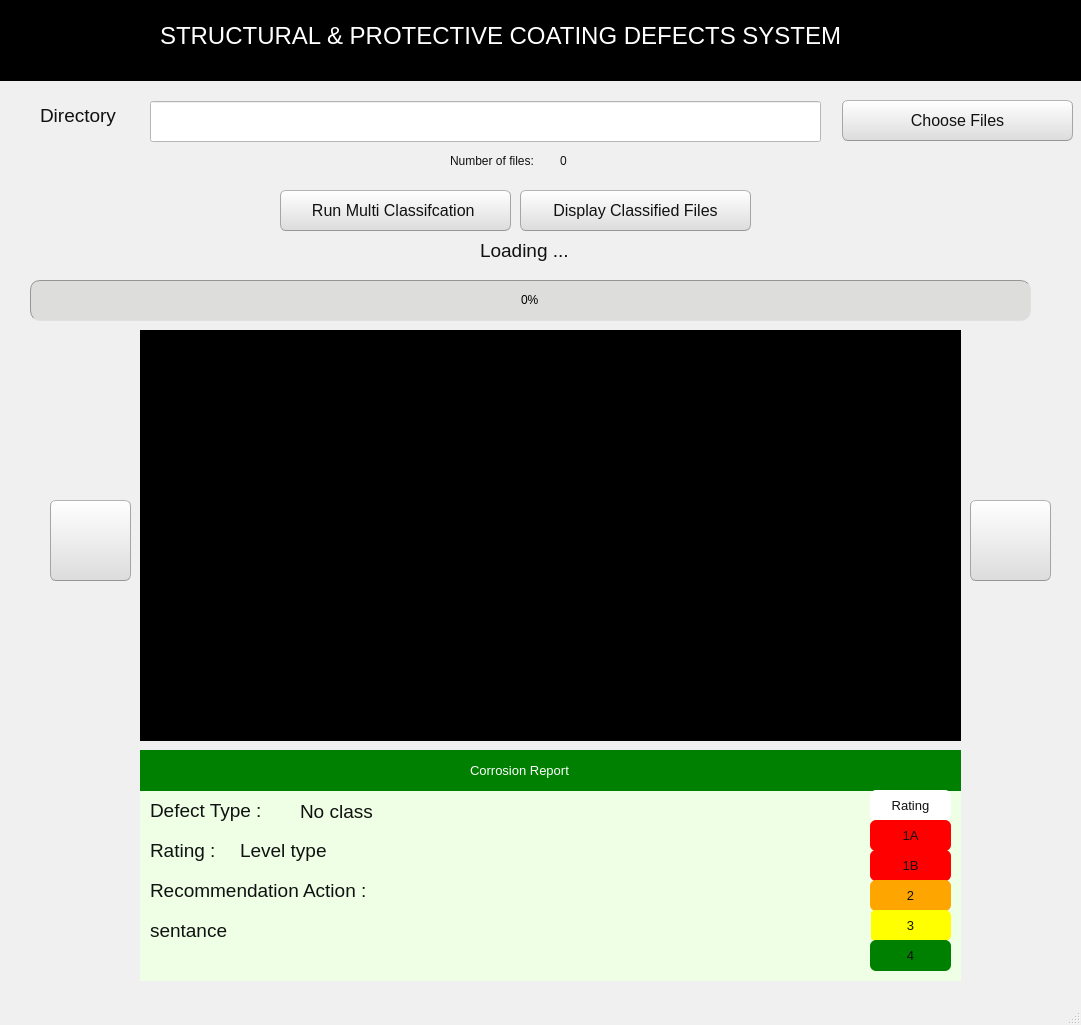
<?xml version="1.0" encoding="UTF-8"?>
<ui version="4.0">
 <class>MainWindow</class>
 <widget class="QMainWindow" name="MainWindow">
  <property name="geometry">
   <rect>
    <x>0</x>
    <y>0</y>
    <width>1081</width>
    <height>1025</height>
   </rect>
  </property>
  <property name="windowTitle">
   <string>MainWindow</string>
  </property>
  <property name="styleSheet">
   <string notr="true">QMainWindow {
	background-color:#f0f0f0;
}
QCheckBox {
	padding:2px;
}
QCheckBox:hover {
	border-radius:4px;
	border-style:solid;
	border-width:1px;
	padding-left: 1px;
	padding-right: 1px;
	padding-bottom: 1px;
	padding-top: 1px;
	border-color: rgb(255,150,60);
	background-color:qlineargradient(spread:pad, x1:0.5, y1:1, x2:0.5, y2:0, stop:0 rgba(190, 90, 50, 50), stop:1 rgba(250, 130, 40, 50));
}
QCheckBox::indicator:checked {
	border-radius:4px;
	border-style:solid;
	border-width:1px;
	border-color: rgb(246, 134, 86);
  	background-color:rgb(246, 134, 86)
}
QCheckBox::indicator:unchecked {
	border-radius:4px;
	border-style:solid;
	border-width:1px;
	border-color:rgb(246, 134, 86);
  	background-color:rgb(255,255,255);
}
QColorDialog {
	background-color:#f0f0f0;
}
QComboBox {
	color:rgb(81,72,65);
	background: #ffffff;
}
QComboBox:editable {
	background: #ffffff;
	color: rgb(81,72,65);
	selection-color:rgb(81,72,65);
	selection-background-color: #ffffff;
}
QComboBox QAbstractItemView {
	color:rgb(81,72,65);	
	background: #ffffff;
	selection-color: #ffffff;
	selection-background-color: rgb(246, 134, 86);
}
QComboBox:!editable:on, QComboBox::drop-down:editable:on {
	color:  #1e1d23;	
	background: #ffffff;
}
QDateTimeEdit {
	color:rgb(81,72,65);
	background-color: #ffffff;
}
QDateEdit {
	color:rgb(81,72,65);
	background-color: #ffffff;
}
QDialog {
	background-color:#f0f0f0;
}
QDoubleSpinBox {
	color:rgb(81,72,65);
	background-color: #ffffff;
}
QFontComboBox {
	color:rgb(81,72,65);
	background-color: #ffffff;
}
QLabel {
	color:rgb(17,17,17);
}
QLineEdit {
	background-color:rgb(255,255,255);
	selection-background-color:rgb(236,116,64);
	color:rgb(17,17,17);
}
QMenuBar {
	color:rgb(223,219,210);
	background-color:rgb(65,64,59);
}
QMenuBar::item {
	padding-top:4px;
	padding-left:4px;
	padding-right:4px;
	color:rgb(223,219,210);
	background-color:rgb(65,64,59);
}
QMenuBar::item:selected {
	color:rgb(255,255,255);
	padding-top:2px;
	padding-left:2px;
	padding-right:2px;
	border-top-width:2px;
	border-left-width:2px;
	border-right-width:2px;
	border-top-right-radius:4px;
	border-top-left-radius:4px;
	border-style:solid;
	background-color:rgb(65,64,59);
	border-top-color: rgb(47,47,44);
	border-right-color: qlineargradient(spread:pad, x1:0, y1:1, x2:1, y2:0, stop:0 rgba(90, 87, 78, 255), stop:1 rgba(47,47,44, 255));
	border-left-color:  qlineargradient(spread:pad, x1:1, y1:0, x2:0, y2:0, stop:0 rgba(90, 87, 78, 255), stop:1 rgba(47,47,44, 255));
}
QMenu {
	color:rgb(223,219,210);
	background-color:rgb(65,64,59);
}
QMenu::item {
	color:rgb(223,219,210);
	padding-left:20px;
	padding-top:4px;
	padding-bottom:4px;
	padding-right:10px;
}
QMenu::item:selected {
	color:rgb(255,255,255);
	background-color: qlineargradient(spread:pad, x1:0.5, y1:1, x2:0.5, y2:0, stop:0 rgba(225, 108, 54, 255), stop:1 rgba(246, 134, 86, 255));
	border-style:solid;
	border-width:3px;
	padding-left:17px;
	padding-top:4px;
	padding-bottom:4px;
	padding-right:7px;
	border-bottom-color:qlineargradient(spread:pad, x1:0.5, y1:1, x2:0.5, y2:0, stop:0 rgba(175,85,48,255), stop:1 rgba(236,114,67, 255));
	border-top-color:qlineargradient(spread:pad, x1:0.5, y1:1, x2:0.5, y2:0, stop:0 rgba(253,156,113,255), stop:1 rgba(205,90,46, 255));
	border-right-color:qlineargradient(spread:pad, x1:0, y1:0.5, x2:1, y2:0.5, stop:0 rgba(253,156,113,255), stop:1 rgba(205,90,46, 255));
	border-left-color:qlineargradient(spread:pad, x1:1, y1:0.5, x2:0, y2:0.5, stop:0 rgba(253,156,113,255), stop:1 rgba(205,90,46, 255));
}
QPlainTextEdit {
	border-width: 1px;
	border-style: solid;
	border-color:transparent;
	color:rgb(17,17,17);
	selection-background-color:rgb(236,116,64);
}
QProgressBar {
	text-align: center;
	color: rgb(0, 0, 0);
	border-width: 1px; 
	border-radius: 10px;
	border-style: inset;
	border-color: rgb(150,150,150);
	background-color:rgb(221,221,219);
}
QProgressBar::chunk:horizontal {
	background-color: qlineargradient(spread:pad, x1:0.5, y1:1, x2:0.5, y2:0, stop:0 rgba(225, 108, 54, 255), stop:1 rgba(246, 134, 86, 255));
	border-style: solid;
	border-radius:8px;
	border-width:1px;
	border-bottom-color:qlineargradient(spread:pad, x1:0.5, y1:1, x2:0.5, y2:0, stop:0 rgba(175,85,48,255), stop:1 rgba(236,114,67, 255));
	border-top-color:qlineargradient(spread:pad, x1:0.5, y1:1, x2:0.5, y2:0, stop:0 rgba(253,156,113,255), stop:1 rgba(205,90,46, 255));
	border-right-color:qlineargradient(spread:pad, x1:0, y1:0.5, x2:1, y2:0.5, stop:0 rgba(253,156,113,255), stop:1 rgba(205,90,46, 255));
	border-left-color:qlineargradient(spread:pad, x1:1, y1:0.5, x2:0, y2:0.5, stop:0 rgba(253,156,113,255), stop:1 rgba(205,90,46, 255));
}
QPushButton{
	color:rgb(17,17,17);
	border-width: 1px;
	border-radius: 6px;
	border-bottom-color: rgb(150,150,150);
	border-right-color: rgb(165,165,165);
	border-left-color: rgb(165,165,165);
	border-top-color: rgb(180,180,180);
	border-style: solid;
	padding: 4px;
	background-color: qlineargradient(spread:pad, x1:0.5, y1:1, x2:0.5, y2:0, stop:0 rgba(220, 220, 220, 255), stop:1 rgba(255, 255, 255, 255));
}
QPushButton:hover{
	color:rgb(17,17,17);
	border-width: 1px;
	border-radius:6px;
	border-top-color: rgb(255,150,60);
	border-right-color: qlineargradient(spread:pad, x1:0, y1:1, x2:1, y2:0, stop:0 rgba(200, 70, 20, 255), stop:1 rgba(255,150,60, 255));
	border-left-color:  qlineargradient(spread:pad, x1:1, y1:0, x2:0, y2:0, stop:0 rgba(200, 70, 20, 255), stop:1 rgba(255,150,60, 255));
	border-bottom-color: rgb(200,70,20);
	border-style: solid;
	padding: 2px;
	background-color: qlineargradient(spread:pad, x1:0.5, y1:1, x2:0.5, y2:0, stop:0 rgba(220, 220, 220, 255), stop:1 rgba(255, 255, 255, 255));
}
QPushButton:default{
	color:rgb(17,17,17);
	border-width: 1px;
	border-radius:6px;
	border-top-color: rgb(255,150,60);
	border-right-color: qlineargradient(spread:pad, x1:0, y1:1, x2:1, y2:0, stop:0 rgba(200, 70, 20, 255), stop:1 rgba(255,150,60, 255));
	border-left-color:  qlineargradient(spread:pad, x1:1, y1:0, x2:0, y2:0, stop:0 rgba(200, 70, 20, 255), stop:1 rgba(255,150,60, 255));
	border-bottom-color: rgb(200,70,20);
	border-style: solid;
	padding: 2px;
	background-color: qlineargradient(spread:pad, x1:0.5, y1:1, x2:0.5, y2:0, stop:0 rgba(220, 220, 220, 255), stop:1 rgba(255, 255, 255, 255));
}
QPushButton:pressed{
	color:rgb(17,17,17);
	border-width: 1px;
	border-radius: 6px;
	border-width: 1px;
	border-top-color: rgba(255,150,60,200);
	border-right-color: qlineargradient(spread:pad, x1:0, y1:1, x2:1, y2:0, stop:0 rgba(200, 70, 20, 255), stop:1 rgba(255,150,60, 200));
	border-left-color:  qlineargradient(spread:pad, x1:1, y1:0, x2:0, y2:0, stop:0 rgba(200, 70, 20, 255), stop:1 rgba(255,150,60, 200));
	border-bottom-color: rgba(200,70,20,200);
	border-style: solid;
	padding: 2px;
	background-color: qlineargradient(spread:pad, x1:0.5, y1:0, x2:0.5, y2:1, stop:0 rgba(220, 220, 220, 255), stop:1 rgba(255, 255, 255, 255));
}
QPushButton:disabled{
	color:rgb(174,167,159);
	border-width: 1px;
	border-radius: 6px;
	background-color: qlineargradient(spread:pad, x1:0.5, y1:1, x2:0.5, y2:0, stop:0 rgba(200, 200, 200, 255), stop:1 rgba(230, 230, 230, 255));
}
QRadioButton {
	padding: 1px;
}
QRadioButton::indicator:checked {
	height: 10px;
	width: 10px;
	border-style:solid;
	border-radius:5px;
	border-width: 1px;
	border-color: rgba(246, 134, 86, 255);
	color: #a9b7c6;
	background-color:rgba(246, 134, 86, 255);
}
QRadioButton::indicator:!checked {
	height: 10px;
	width: 10px;
	border-style:solid;
	border-radius:5px;
	border-width: 1px;
	border-color: rgb(246, 134, 86);
	color: #a9b7c6;
	background-color: transparent;
}
QScrollArea {
	color: #FFFFFF;
	background-color:#f0f0f0;
}
QSlider::groove {
	border-style: solid;
	border-width: 1px;
	border-color: rgb(207,207,207);
}
QSlider::groove:horizontal {
	height: 5px;
	background: rgb(246, 134, 86);
}
QSlider::groove:vertical {
	width: 5px;
	background: rgb(246, 134, 86);
}
QSlider::handle:horizontal {
	background: rgb(253,253,253);
	border-style: solid;
	border-width: 1px;
	border-color: rgb(207,207,207);
	width: 12px;
	margin: -5px 0;
	border-radius: 7px;
}
QSlider::handle:vertical {
	background: rgb(253,253,253);
	border-style: solid;
	border-width: 1px;
	border-color: rgb(207,207,207);
	height: 12px;
	margin: 0 -5px;
	border-radius: 7px;
}
QSlider::add-page:horizontal {
 	background: white;
}
QSlider::add-page:vertical {
	background: white;
}
QSlider::sub-page:horizontal {
	background: rgb(246, 134, 86);
}
QSlider::sub-page:vertical {
  	background: rgb(246, 134, 86);
}
QStatusBar {
	color:rgb(81,72,65);
}
QSpinBox {
	color:rgb(81,72,65);
	background-color: #ffffff;
}
QScrollBar:horizontal {
	max-height: 20px;
	border: 1px transparent grey;
	margin: 0px 20px 0px 20px;
}
QScrollBar::handle:horizontal {
	background: rgb(253,253,253);
	border-style: solid;
	border-width: 1px;
	border-color: rgb(207,207,207);
	border-radius: 7px;
	min-width: 25px;
}
QScrollBar::handle:horizontal:hover {
	background: rgb(253,253,253);
	border-style: solid;
	border-width: 1px;
	border-color: rgb(255,150,60);
	border-radius: 7px;
	min-width: 25px;
}
QScrollBar::add-line:horizontal {
  	border: 1px solid;
  	border-color: rgb(207,207,207);
  	border-top-right-radius: 7px;
  	border-top-left-radius: 7px;
  	border-bottom-right-radius: 7px;
  	background: rgb(255, 255, 255);
  	width: 20px;
  	subcontrol-position: right;
  	subcontrol-origin: margin;
}
QScrollBar::add-line:horizontal:hover {
  	border: 1px solid;
  	border-top-right-radius: 7px;
  	border-top-left-radius: 7px;
  	border-bottom-right-radius: 7px;
  	border-color: rgb(255,150,60);
  	background: rgb(255, 255, 255);
  	width: 20px;
  	subcontrol-position: right;
  	subcontrol-origin: margin;
}
QScrollBar::add-line:horizontal:pressed {
  	border: 1px solid grey;
  	border-top-left-radius: 7px;
  	border-top-right-radius: 7px;
  	border-bottom-right-radius: 7px;
  	background: rgb(231,231,231);
  	width: 20px;
  	subcontrol-position: right;
  	subcontrol-origin: margin;
}
QScrollBar::sub-line:horizontal {
  	border: 1px solid;
  	border-color: rgb(207,207,207);
  	border-top-right-radius: 7px;
  	border-top-left-radius: 7px;
  	border-bottom-left-radius: 7px;
  	background: rgb(255, 255, 255);
  	width: 20px;
  	subcontrol-position: left;
  	subcontrol-origin: margin;
}
QScrollBar::sub-line:horizontal:hover {
  	border: 1px solid;
  	border-color: rgb(255,150,60);
  	border-top-right-radius: 7px;
  	border-top-left-radius: 7px;
  	border-bottom-left-radius: 7px;
  	background: rgb(255, 255, 255);
  	width: 20px;
  	subcontrol-position: left;
  	subcontrol-origin: margin;
}
QScrollBar::sub-line:horizontal:pressed {
  	border: 1px solid grey;
  	border-top-right-radius: 7px;
  	border-top-left-radius: 7px;
  	border-bottom-left-radius: 7px;
  	background: rgb(231,231,231);
  	width: 20px;
  	subcontrol-position: left;
  	subcontrol-origin: margin;
}
QScrollBar::left-arrow:horizontal {
  	border: 1px transparent grey;
  	border-top-left-radius: 3px;
  	border-bottom-left-radius: 3px;
  	width: 6px;
  	height: 6px;
  	background: rgb(230,230,230);
}
QScrollBar::right-arrow:horizontal {
	border: 1px transparent grey;
	border-top-right-radius: 3px;
	border-bottom-right-radius: 3px;
  	width: 6px;
  	height: 6px;
 	background: rgb(230,230,230);
}
QScrollBar::add-page:horizontal, QScrollBar::sub-page:horizontal {
 	background: none;
} 
QScrollBar:vertical {
	max-width: 20px;
	border: 1px transparent grey;
	margin: 20px 0px 20px 0px;
}
QScrollBar::add-line:vertical {
	border: 1px solid;
	border-color: rgb(207,207,207);
	border-bottom-right-radius: 7px;
	border-bottom-left-radius: 7px;
	border-top-left-radius: 7px;
	background: rgb(255, 255, 255);
  	height: 20px;
  	subcontrol-position: bottom;
  	subcontrol-origin: margin;
}
QScrollBar::add-line:vertical:hover {
  	border: 1px solid;
  	border-color: rgb(255,150,60);
  	border-bottom-right-radius: 7px;
  	border-bottom-left-radius: 7px;
  	border-top-left-radius: 7px;
  	background: rgb(255, 255, 255);
  	height: 20px;
  	subcontrol-position: bottom;
  	subcontrol-origin: margin;
}
QScrollBar::add-line:vertical:pressed {
  	border: 1px solid grey;
  	border-bottom-left-radius: 7px;
  	border-bottom-right-radius: 7px;
  	border-top-left-radius: 7px;
  	background: rgb(231,231,231);
  	height: 20px;
  	subcontrol-position: bottom;
  	subcontrol-origin: margin;
}
QScrollBar::sub-line:vertical {
  	border: 1px solid;
  	border-color: rgb(207,207,207);
  	border-top-right-radius: 7px;
  	border-top-left-radius: 7px;
  	border-bottom-left-radius: 7px;
  	background: rgb(255, 255, 255);
  	height: 20px;
  	subcontrol-position: top;
  	subcontrol-origin: margin;
}
QScrollBar::sub-line:vertical:hover {
  	border: 1px solid;
  	border-color: rgb(255,150,60);
  	border-top-right-radius: 7px;
  	border-top-left-radius: 7px;
  	border-bottom-left-radius: 7px;
	background: rgb(255, 255, 255);
  	height: 20px;
  	subcontrol-position: top;
  	subcontrol-origin: margin;
}
QScrollBar::sub-line:vertical:pressed {
  	border: 1px solid grey;
  	border-top-left-radius: 7px;
  	border-top-right-radius: 7px;
  	background: rgb(231,231,231);
 	height: 20px;
  	subcontrol-position: top;
  	subcontrol-origin: margin;
}
QScrollBar::handle:vertical {
	background: rgb(253,253,253);
	border-style: solid;
	border-width: 1px;
	border-color: rgb(207,207,207);
	border-radius: 7px;
	min-height: 25px;
}
QScrollBar::handle:vertical:hover {
	background: rgb(253,253,253);
	border-style: solid;
	border-width: 1px;
	border-color: rgb(255,150,60);
	border-radius: 7px;
	min-height: 25px;
}
QScrollBar::up-arrow:vertical {
	border: 1px transparent grey;
  	border-top-left-radius: 3px;
	border-top-right-radius: 3px;
  	width: 6px;
  	height: 6px;
  	background: rgb(230,230,230);
}
QScrollBar::down-arrow:vertical {
  	border: 1px transparent grey;
  	border-bottom-left-radius: 3px;
  	border-bottom-right-radius: 3px;
  	width: 6px;
  	height: 6px;
  	background: rgb(230,230,230);
}
QScrollBar::add-page:vertical, QScrollBar::sub-page:vertical {
  	background: none;
}
QTabWidget {
	color:rgb(0,0,0);
	background-color:rgb(247,246,246);
}
QTabWidget::pane {
	border-color: rgb(180,180,180);
	background-color:rgb(247,246,246);
	border-style: solid;
	border-width: 1px;
  	border-radius: 6px;
}
QTabBar::tab {
	padding-left:4px;
	padding-right:4px;
	padding-bottom:2px;
	padding-top:2px;
	color:rgb(81,72,65);
  	background-color: qlineargradient(spread:pad, x1:0.5, y1:1, x2:0.5, y2:0, stop:0 rgba(221,218,217,255), stop:1 rgba(240,239,238,255));
	border-style: solid;
	border-width: 1px;
  	border-top-right-radius:4px;
	border-top-left-radius:4px;
	border-top-color: rgb(180,180,180);
	border-left-color: rgb(180,180,180);
	border-right-color: rgb(180,180,180);
	border-bottom-color: transparent;
}
QTabBar::tab:selected, QTabBar::tab:last:selected, QTabBar::tab:hover {
  	background-color:rgb(247,246,246);
  	margin-left: 0px;
  	margin-right: 1px;
}
QTabBar::tab:!selected {
	margin-top: 1px;
	margin-right: 1px;
}
QTextEdit {
	border-width: 1px;
	border-style: solid;
	border-color:transparent;
	color:rgb(17,17,17);
	selection-background-color:rgb(236,116,64);
}
QTimeEdit {
	color:rgb(81,72,65);
	background-color: #ffffff;
}
QToolBox {
	color:rgb(81,72,65);
	background-color: #ffffff;
}
QToolBox::tab {
	color:rgb(81,72,65);
	background-color: #ffffff;
}
QToolBox::tab:selected {
	color:rgb(81,72,65);
	background-color: #ffffff;
}</string>
  </property>
  <widget class="QWidget" name="centralwidget">
   <widget class="QPushButton" name="selectfiles">
    <property name="geometry">
     <rect>
      <x>842</x>
      <y>100</y>
      <width>231</width>
      <height>41</height>
     </rect>
    </property>
    <property name="font">
     <font>
      <pointsize>12</pointsize>
     </font>
    </property>
    <property name="text">
     <string>Choose Files</string>
    </property>
   </widget>
   <widget class="QLabel" name="label">
    <property name="geometry">
     <rect>
      <x>40</x>
      <y>100</y>
      <width>111</width>
      <height>31</height>
     </rect>
    </property>
    <property name="font">
     <font>
      <pointsize>14</pointsize>
     </font>
    </property>
    <property name="text">
     <string>Directory</string>
    </property>
   </widget>
   <widget class="QPushButton" name="run_multi_class">
    <property name="geometry">
     <rect>
      <x>280</x>
      <y>190</y>
      <width>231</width>
      <height>41</height>
     </rect>
    </property>
    <property name="font">
     <font>
      <pointsize>12</pointsize>
     </font>
    </property>
    <property name="text">
     <string>Run Multi Classifcation </string>
    </property>
   </widget>
   <widget class="QLabel" name="label_numfiles">
    <property name="geometry">
     <rect>
      <x>560</x>
      <y>150</y>
      <width>81</width>
      <height>21</height>
     </rect>
    </property>
    <property name="font">
     <font>
      <pointsize>9</pointsize>
     </font>
    </property>
    <property name="text">
     <string>0</string>
    </property>
   </widget>
   <widget class="QLabel" name="title_num_of_files">
    <property name="geometry">
     <rect>
      <x>450</x>
      <y>150</y>
      <width>111</width>
      <height>21</height>
     </rect>
    </property>
    <property name="font">
     <font>
      <pointsize>9</pointsize>
     </font>
    </property>
    <property name="text">
     <string>Number of files:</string>
    </property>
   </widget>
   <widget class="QLabel" name="gallery">
    <property name="geometry">
     <rect>
      <x>140</x>
      <y>330</y>
      <width>821</width>
      <height>411</height>
     </rect>
    </property>
    <property name="font">
     <font>
      <pointsize>12</pointsize>
     </font>
    </property>
    <property name="styleSheet">
     <string notr="true">background:#000000;</string>
    </property>
    <property name="text">
     <string/>
    </property>
    <property name="pixmap">
     <pixmap>input/DSCF0026.jpg</pixmap>
    </property>
    <property name="scaledContents">
     <bool>true</bool>
    </property>
   </widget>
   <widget class="QPushButton" name="next">
    <property name="geometry">
     <rect>
      <x>970</x>
      <y>500</y>
      <width>81</width>
      <height>81</height>
     </rect>
    </property>
    <property name="text">
     <string/>
    </property>
    <property name="icon">
     <iconset>
      <normaloff>next.png</normaloff>next.png</iconset>
    </property>
    <property name="iconSize">
     <size>
      <width>80</width>
      <height>80</height>
     </size>
    </property>
    <property name="checkable">
     <bool>false</bool>
    </property>
    <property name="flat">
     <bool>true</bool>
    </property>
   </widget>
   <widget class="QPushButton" name="back">
    <property name="geometry">
     <rect>
      <x>50</x>
      <y>500</y>
      <width>81</width>
      <height>81</height>
     </rect>
    </property>
    <property name="text">
     <string/>
    </property>
    <property name="icon">
     <iconset>
      <normaloff>back.png</normaloff>back.png</iconset>
    </property>
    <property name="iconSize">
     <size>
      <width>80</width>
      <height>80</height>
     </size>
    </property>
    <property name="checkable">
     <bool>false</bool>
    </property>
    <property name="flat">
     <bool>true</bool>
    </property>
   </widget>
   <widget class="QProgressBar" name="progressBar">
    <property name="geometry">
     <rect>
      <x>30</x>
      <y>280</y>
      <width>1001</width>
      <height>41</height>
     </rect>
    </property>
    <property name="value">
     <number>0</number>
    </property>
   </widget>
   <widget class="QLabel" name="loading">
    <property name="geometry">
     <rect>
      <x>480</x>
      <y>230</y>
      <width>201</width>
      <height>41</height>
     </rect>
    </property>
    <property name="font">
     <font>
      <pointsize>14</pointsize>
     </font>
    </property>
    <property name="text">
     <string>Loading ...</string>
    </property>
   </widget>
   <widget class="QPushButton" name="display_class_files">
    <property name="geometry">
     <rect>
      <x>520</x>
      <y>190</y>
      <width>231</width>
      <height>41</height>
     </rect>
    </property>
    <property name="font">
     <font>
      <pointsize>12</pointsize>
     </font>
    </property>
    <property name="text">
     <string>Display Classified Files</string>
    </property>
   </widget>
   <widget class="QGroupBox" name="groupBox">
    <property name="geometry">
     <rect>
      <x>140</x>
      <y>750</y>
      <width>821</width>
      <height>231</height>
     </rect>
    </property>
    <property name="styleSheet">
     <string notr="true">background-color: rgb(238, 255, 230);
border:rgb(85, 170, 0);</string>
    </property>
    <property name="title">
     <string/>
    </property>
    <widget class="QLabel" name="label_2">
     <property name="geometry">
      <rect>
       <x>10</x>
       <y>30</y>
       <width>151</width>
       <height>61</height>
      </rect>
     </property>
     <property name="font">
      <font>
       <pointsize>14</pointsize>
      </font>
     </property>
     <property name="text">
      <string>Defect Type :</string>
     </property>
    </widget>
    <widget class="QLabel" name="label_5">
     <property name="geometry">
      <rect>
       <x>0</x>
       <y>0</y>
       <width>821</width>
       <height>41</height>
      </rect>
     </property>
     <property name="styleSheet">
      <string notr="true">background:green;</string>
     </property>
     <property name="text">
      <string/>
     </property>
    </widget>
    <widget class="QLabel" name="label_6">
     <property name="geometry">
      <rect>
       <x>330</x>
       <y>10</y>
       <width>161</width>
       <height>21</height>
      </rect>
     </property>
     <property name="font">
      <font>
       <pointsize>10</pointsize>
      </font>
     </property>
     <property name="styleSheet">
      <string notr="true">background:green;
color:#ffffff;</string>
     </property>
     <property name="text">
      <string>Corrosion Report</string>
     </property>
    </widget>
    <widget class="QPushButton" name="pushButton">
     <property name="geometry">
      <rect>
       <x>730</x>
       <y>40</y>
       <width>81</width>
       <height>31</height>
      </rect>
     </property>
     <property name="font">
      <font>
       <pointsize>10</pointsize>
      </font>
     </property>
     <property name="styleSheet">
      <string notr="true">background:#ffffff;</string>
     </property>
     <property name="text">
      <string>Rating</string>
     </property>
     <property name="flat">
      <bool>true</bool>
     </property>
    </widget>
    <widget class="QPushButton" name="pushButton_2">
     <property name="geometry">
      <rect>
       <x>730</x>
       <y>70</y>
       <width>81</width>
       <height>31</height>
      </rect>
     </property>
     <property name="font">
      <font>
       <pointsize>10</pointsize>
      </font>
     </property>
     <property name="styleSheet">
      <string notr="true">background:red;</string>
     </property>
     <property name="text">
      <string>1A</string>
     </property>
     <property name="flat">
      <bool>true</bool>
     </property>
    </widget>
    <widget class="QPushButton" name="pushButton_3">
     <property name="geometry">
      <rect>
       <x>730</x>
       <y>100</y>
       <width>81</width>
       <height>31</height>
      </rect>
     </property>
     <property name="font">
      <font>
       <pointsize>10</pointsize>
      </font>
     </property>
     <property name="styleSheet">
      <string notr="true">background:red;</string>
     </property>
     <property name="text">
      <string>1B</string>
     </property>
     <property name="flat">
      <bool>true</bool>
     </property>
    </widget>
    <widget class="QPushButton" name="pushButton_4">
     <property name="geometry">
      <rect>
       <x>730</x>
       <y>130</y>
       <width>81</width>
       <height>31</height>
      </rect>
     </property>
     <property name="font">
      <font>
       <pointsize>10</pointsize>
      </font>
     </property>
     <property name="styleSheet">
      <string notr="true">background:orange;</string>
     </property>
     <property name="text">
      <string>2</string>
     </property>
     <property name="flat">
      <bool>true</bool>
     </property>
    </widget>
    <widget class="QPushButton" name="pushButton_5">
     <property name="geometry">
      <rect>
       <x>730</x>
       <y>160</y>
       <width>81</width>
       <height>31</height>
      </rect>
     </property>
     <property name="font">
      <font>
       <pointsize>10</pointsize>
      </font>
     </property>
     <property name="styleSheet">
      <string notr="true">background:yellow;</string>
     </property>
     <property name="text">
      <string>3</string>
     </property>
     <property name="flat">
      <bool>true</bool>
     </property>
    </widget>
    <widget class="QLabel" name="label_7">
     <property name="geometry">
      <rect>
       <x>10</x>
       <y>80</y>
       <width>91</width>
       <height>41</height>
      </rect>
     </property>
     <property name="font">
      <font>
       <pointsize>14</pointsize>
      </font>
     </property>
     <property name="text">
      <string>Rating :</string>
     </property>
    </widget>
    <widget class="QLabel" name="level_type">
     <property name="geometry">
      <rect>
       <x>100</x>
       <y>80</y>
       <width>211</width>
       <height>41</height>
      </rect>
     </property>
     <property name="font">
      <font>
       <pointsize>14</pointsize>
      </font>
     </property>
     <property name="text">
      <string>Level type</string>
     </property>
    </widget>
    <widget class="QLabel" name="label_9">
     <property name="geometry">
      <rect>
       <x>10</x>
       <y>120</y>
       <width>271</width>
       <height>41</height>
      </rect>
     </property>
     <property name="font">
      <font>
       <pointsize>14</pointsize>
      </font>
     </property>
     <property name="text">
      <string>Recommendation Action :</string>
     </property>
    </widget>
    <widget class="QLabel" name="sentance">
     <property name="geometry">
      <rect>
       <x>10</x>
       <y>160</y>
       <width>721</width>
       <height>41</height>
      </rect>
     </property>
     <property name="font">
      <font>
       <pointsize>14</pointsize>
      </font>
     </property>
     <property name="text">
      <string>sentance </string>
     </property>
    </widget>
    <widget class="QPushButton" name="pushButton_6">
     <property name="geometry">
      <rect>
       <x>730</x>
       <y>190</y>
       <width>81</width>
       <height>31</height>
      </rect>
     </property>
     <property name="font">
      <font>
       <pointsize>10</pointsize>
      </font>
     </property>
     <property name="styleSheet">
      <string notr="true">background:green;</string>
     </property>
     <property name="text">
      <string>4</string>
     </property>
     <property name="flat">
      <bool>true</bool>
     </property>
    </widget>
    <widget class="QLabel" name="class_text">
     <property name="geometry">
      <rect>
       <x>160</x>
       <y>46</y>
       <width>561</width>
       <height>31</height>
      </rect>
     </property>
     <property name="font">
      <font>
       <pointsize>14</pointsize>
      </font>
     </property>
     <property name="text">
      <string>No class</string>
     </property>
    </widget>
   </widget>
   <widget class="QLabel" name="label_3">
    <property name="geometry">
     <rect>
      <x>0</x>
      <y>0</y>
      <width>1081</width>
      <height>81</height>
     </rect>
    </property>
    <property name="styleSheet">
     <string notr="true">background:rgb(0, 0, 0);</string>
    </property>
    <property name="text">
     <string/>
    </property>
   </widget>
   <widget class="QLabel" name="label_4">
    <property name="geometry">
     <rect>
      <x>160</x>
      <y>0</y>
      <width>781</width>
      <height>71</height>
     </rect>
    </property>
    <property name="font">
     <font>
      <pointsize>18</pointsize>
     </font>
    </property>
    <property name="styleSheet">
     <string notr="true">color:#ffffff;</string>
    </property>
    <property name="text">
     <string>STRUCTURAL &amp; PROTECTIVE COATING DEFECTS SYSTEM</string>
    </property>
   </widget>
   <widget class="QLineEdit" name="textEdit">
    <property name="geometry">
     <rect>
      <x>150</x>
      <y>101</y>
      <width>671</width>
      <height>41</height>
     </rect>
    </property>
    <property name="font">
     <font>
      <pointsize>12</pointsize>
     </font>
    </property>
   </widget>
  </widget>
  <widget class="QMenuBar" name="menubar">
   <property name="geometry">
    <rect>
     <x>0</x>
     <y>0</y>
     <width>1081</width>
     <height>25</height>
    </rect>
   </property>
  </widget>
  <widget class="QStatusBar" name="statusbar"/>
 </widget>
 <resources/>
 <connections/>
</ui>
